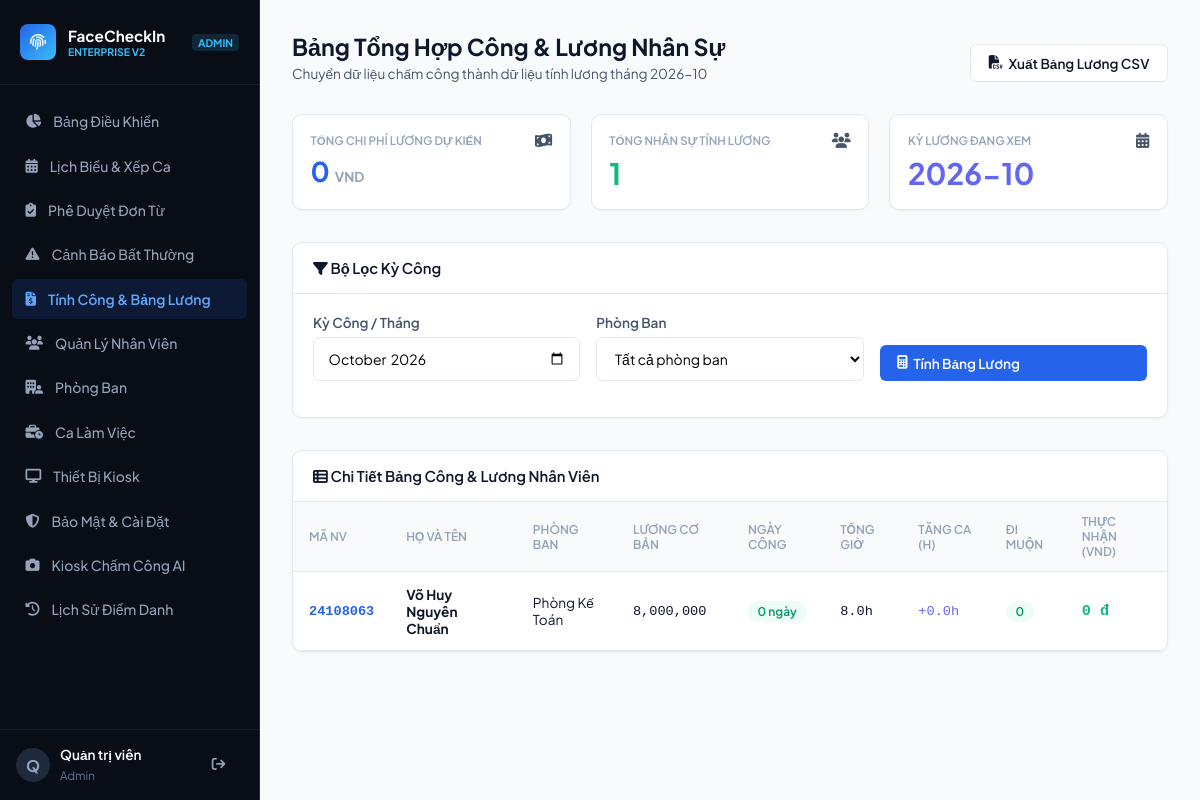
Screenshot of /admin/payroll (signed in) with the database file from the repository.
### tables this page shows
CREATE TABLE employees (
            id INTEGER PRIMARY KEY AUTOINCREMENT,
            emp_code TEXT UNIQUE NOT NULL,
            full_name TEXT NOT NULL,
            shift_start TEXT NOT NULL DEFAULT '08:00',
            created_at TIMESTAMP DEFAULT CURRENT_TIMESTAMP
        , avatar_path TEXT, email TEXT, phone TEXT, department_id INTEGER, position TEXT DEFAULT "Nhân viên", shift_id INTEGER, status TEXT DEFAULT "Đang làm việc", face_registered INTEGER DEFAULT 0, base_salary REAL DEFAULT 8000000.0);

### app.py (the view)
@app.route('/admin/payroll')
@login_required
@roles_required('admin', 'manager')
def payroll_summary():
    month = request.args.get('month', datetime.now().strftime('%Y-%m'))
    dept_id = request.args.get('dept_id', '')
    conn = get_db()
    cursor = conn.cursor()
    query = """
        SELECT e.id as emp_id, e.emp_code, e.full_name, e.base_salary, d.name as dept_name,
               COUNT(DISTINCT a.check_date) as actual_work_days,
               SUM(CASE WHEN a.status = 'Đi muộn' THEN 1 ELSE 0 END) as late_count,
               SUM(CASE WHEN a.status = 'Về sớm' THEN 1 ELSE 0 END) as early_count,
               SUM(COALESCE(a.work_hours, 8.0)) as total_work_hours,
               SUM(COALESCE(a.overtime_hours, 0.0)) as total_ot_hours
        FROM employees e
        LEFT JOIN departments d ON e.department_id = d.id
        LEFT JOIN attendance a ON a.emp_id = e.id AND a.check_date LIKE ?
        WHERE COALESCE(e.status, 'Đang làm việc') = 'Đang làm việc'
    """
    params = [f"{month}%"]
    if dept_id:
        query += " AND e.department_id = ?"
        params.append(dept_id)
    query += " GROUP BY e.id ORDER BY d.name ASC, e.full_name ASC"
    cursor.execute(query, params)
    rows = cursor.fetchall()
    payroll_data = []
    total_payroll = 0.0
    for r in rows:
        base = r['base_salary'] or 8000000.0
        daily_rate = base / 26.0
        hourly_rate = daily_rate / 8.0
        work_days = r['actual_work_days'] or 0
        ot_hours = r['total_ot_hours'] or 0.0
        ot_pay = ot_hours * hourly_rate * 1.5
        deduction = (r['late_count'] or 0) * 50000.0
        net_salary = max(0.0, (work_days * daily_rate) + ot_pay - deduction)
        total_payroll += net_salary
        payroll_data.append({
            'emp_id': r['emp_id'],
            'emp_code': r['emp_code'],
            'full_name': r['full_name'],
            'dept_name': r['dept_name'] or 'N/A',
            'base_salary': base,
            'work_days': work_days,
            'late_count': r['late_count'],
            'total_work_hours': round(r['total_work_hours'] or 0.0, 1),
            'total_ot_hours': round(ot_hours, 1),
            'ot_pay': round(ot_pay),
            'deduction': round(deduction),
            'net_salary': round(net_salary)
        })
    cursor.execute("SELECT * FROM departments ORDER BY name ASC")
    departments = cursor.fetchall()
    conn.close()
    return render_template('payroll.html',
                           payroll_data=payroll_data,
                           total_payroll=round(total_payroll),
                           month=month,
                           dept_id=dept_id,
                           departments=departments,
                           user=session.get('full_name'),
                           role=session.get('role'))

### app.py (called while the page is built)
def login_required(f):
    @wraps(f)
    def decorated(*args, **kwargs):
        if 'user_id' not in session:
            return redirect(url_for('staff_login'))
        return f(*args, **kwargs)
    return decorated

def roles_required(*allowed_roles):
    def decorator(f):
        @wraps(f)
        def decorated(*args, **kwargs):
            if session.get('role') not in allowed_roles:
                if session.get('role') == 'staff':
                    return redirect(url_for('staff_portal'))
                return redirect(url_for('checkin_page'))
            return f(*args, **kwargs)
        return decorated
    return decorator

### database/database.py (called while the page is built)
def get_db():
    conn = sqlite3.connect(DB_PATH)
    conn.row_factory = sqlite3.Row
    return conn

### templates/payroll.html (shortened to what this page needs)
{% extends "base.html" %}
{% block content %}
<header class="page-header">
    <div>
        <h1 class="page-title">Bảng Tổng Hợp Công &amp; Lương Nhân Sự</h1>
        <p class="page-desc">Chuyển dữ liệu chấm công thành dữ liệu tính lương tháng {{ month }}</p>
    </div>
    <div style="display: flex; gap: 8px;">
        <a href="/export/payroll/csv?month={{ month }}" class="btn btn-secondary"><i class="fa-solid fa-file-csv"></i> Xuất Bảng Lương CSV</a>
    </div>
</header>
<div style="display: grid; grid-template-columns: repeat(3, 1fr); gap: 1.25rem; margin-bottom: 2rem;">
    <div class="metric-card">
        <div class="metric-head"><span class="metric-title">Tổng Chi Phí Lương Dự Kiến</span><i class="fa-solid fa-money-bill-wave metric-icon"></i></div>
        <div class="metric-value val-primary" style="font-size: 1.7rem;">{{ "{:,.0f}".format(total_payroll) }} <small style="font-size: 0.85rem; color: var(--text-muted);">VND</small></div>
    </div>
    <div class="metric-card">
        <div class="metric-head"><span class="metric-title">Tổng Nhân Sự Tính Lương</span><i class="fa-solid fa-users metric-icon"></i></div>
        <div class="metric-value val-success">{{ payroll_data|length }}</div>
    </div>
    <div class="metric-card">
        <div class="metric-head"><span class="metric-title">Kỳ Lương Đang Xem</span><i class="fa-solid fa-calendar-days metric-icon"></i></div>
        <div class="metric-value" style="color: #6366f1;">{{ month }}</div>
    </div>
</div>
<div class="panel">
    <div class="panel-head"><span class="panel-title"><i class="fa-solid fa-filter"></i> Bộ Lọc Kỳ Công</span></div>
    <div class="panel-body">
        <form method="GET" action="/admin/payroll" class="filter-grid">
            <div class="form-group">
                <label>Kỳ Công / Tháng</label>
                <input type="month" name="month" class="form-control" value="{{ month }}">
            </div>
            <div class="form-group">
                <label>Phòng Ban</label>
                <select name="dept_id" class="form-control">
                    <option value="">Tất cả phòng ban</option>
                </select>
            </div>
            <div class="form-group" style="align-self: flex-end;">
                <button type="submit" class="btn btn-primary" style="width: 100%;"><i class="fa-solid fa-calculator"></i> Tính Bảng Lương</button>
            </div>
        </form>
    </div>
</div>
<div class="panel">
    <div class="panel-head">
        <span class="panel-title"><i class="fa-solid fa-table-list"></i> Chi Tiết Bảng Công &amp; Lương Nhân Viên</span>
    </div>
    <div class="table-responsive">
        <table class="table-custom">
            <thead>
                <tr>
                    <th>Mã NV</th>
                    <th>Họ và Tên</th>
                    <th>Phòng Ban</th>
                    <th>Lương Cơ Bản</th>
                    <th>Ngày Công</th>
                    <th>Tổng Giờ</th>
                    <th>Tăng Ca (h)</th>
                    <th>Đi Muộn</th>
                    <th>Thực Nhận (VND)</th>
                </tr>
            </thead>
            <tbody>
                {% for p in payroll_data %}
                <tr>
                    <td style="font-family: monospace; font-weight: 700; color: var(--accent);">{{ p.emp_code }}</td>
                    <td><strong>{{ p.full_name }}</strong></td>
                    <td>{{ p.dept_name }}</td>
                    <td style="font-family: monospace;">{{ "{:,.0f}".format(p.base_salary) }}</td>
                    <td><span class="pill pill-success">{{ p.work_days }} ngày</span></td>
                    <td style="font-family: monospace;">{{ p.total_work_hours }}h</td>
                    <td style="font-family: monospace; color: #6366f1;">+{{ p.total_ot_hours }}h</td>
                    <td>
                        {% if p.late_count > 0 %}
                        <span class="pill pill-danger">{{ p.late_count }} lần</span>
                        {% else %}
                        <span class="pill pill-success">0</span>
                        {% endif %}
                    </td>
                    <td style="font-family: monospace; font-weight: 700; color: #10b981; font-size: 0.95rem;">
                        {{ "{:,.0f}".format(p.net_salary) }} đ
                    </td>
                </tr>
                {% else %}
                <tr><td colspan="9" style="text-align: center; color: var(--text-muted); padding: 3rem;">Không tìm thấy dữ liệu tính lương cho kỳ này.</td></tr>
                {% endfor %}
            </tbody>
        </table>
    </div>
</div>
{% endblock %}

### static/css/style.css (style rules this page uses)
:root { --bg-base: #f8fafc; --bg-surface: #ffffff; --border-subtle: #e2e8f0; --border-focus: #2563eb; --text-primary: #0f172a; --text-secondary: #475569; --text-muted: #94a3b8; --accent: #2563eb; --accent-hover: #1d4ed8; --admin-accent: #6366f1; --success: #10b981; --warning: #f59e0b; --danger: #ef4444; --sidebar-width: 260px; --radius-sm: 6px; --radius-md: 10px; --radius-lg: 16px; }
* { margin: 0; padding: 0; box-sizing: border-box; font-family: 'Plus Jakarta Sans', sans-serif; -webkit-font-smoothing: antialiased; }
body { background: var(--bg-base); color: var(--text-primary); min-height: 100vh; }
.page-header { display: flex; justify-content: space-between; align-items: flex-end; margin-bottom: 2rem; flex-wrap: wrap; gap: 1rem; }
.page-title { font-size: 1.45rem; font-weight: 700; color: var(--text-primary); }
.page-desc { font-size: 0.85rem; color: var(--text-secondary); margin-top: 0.2rem; }
.metric-card { background: var(--bg-surface); border: 1px solid var(--border-subtle); border-radius: var(--radius-md); padding: 1.1rem; box-shadow: 0 1px 2px rgba(0,0,0,0.04); }
.metric-head { display: flex; justify-content: space-between; align-items: center; }
.metric-title { font-size: 0.725rem; font-weight: 600; text-transform: uppercase; color: var(--text-muted); }
.metric-icon { font-size: 0.95rem; color: var(--text-secondary); }
.metric-value { font-size: 1.85rem; font-weight: 700; margin-top: 0.35rem; }
.val-primary { color: var(--accent); }
.val-success { color: var(--success); }
.panel { background: var(--bg-surface); border: 1px solid var(--border-subtle); border-radius: var(--radius-md); box-shadow: 0 1px 3px rgba(0,0,0,0.05); margin-bottom: 2rem; overflow: hidden; }
.panel-head { padding: 1rem 1.25rem; border-bottom: 1px solid var(--border-subtle); display: flex; justify-content: space-between; align-items: center; }
.panel-title { font-size: 0.925rem; font-weight: 600; }
.panel-body { padding: 1.25rem; }
.filter-grid { display: grid; grid-template-columns: repeat(auto-fit, minmax(180px, 1fr)); gap: 1rem; }
.form-group { display: flex; flex-direction: column; gap: 0.35rem; margin-bottom: 1rem; text-align: left; }
.form-group label { font-size: 0.85rem; font-weight: 600; color: var(--text-secondary); }
.form-control { width: 100%; padding: 0.7rem 0.85rem; border: 1px solid var(--border-subtle); border-radius: var(--radius-sm); font-size: 0.875rem; outline: none; background: #fff; }
.table-responsive { width: 100%; overflow-x: auto; }
.table-custom { width: 100%; border-collapse: collapse; font-size: 0.85rem; }
.table-custom th { background: #f8fafc; padding: 0.75rem 1rem; font-weight: 600; color: var(--text-muted); font-size: 0.75rem; text-transform: uppercase; border-bottom: 1px solid var(--border-subtle); text-align: left; }
.table-custom td { padding: 0.85rem 1rem; border-bottom: 1px solid var(--border-subtle); vertical-align: middle; }
.btn { display: inline-flex; align-items: center; gap: 6px; padding: 0.6rem 1.1rem; font-size: 0.85rem; font-weight: 600; border-radius: var(--radius-sm); border: none; cursor: pointer; text-decoration: none; }
.btn-primary { background: var(--accent); color: #fff; }
.btn-secondary { background: var(--bg-surface); border: 1px solid var(--border-subtle); color: var(--text-primary); }
.pill { display: inline-flex; align-items: center; gap: 5px; padding: 0.2rem 0.6rem; border-radius: 9999px; font-size: 0.75rem; font-weight: 600; }
.pill-success { background: #ecfdf5; color: #059669; }

### rows the page displays
employees: emp_code "24108063", full_name "Võ Huy Nguyên Chuẩn", dept_name "Phòng Kế Toán", base_salary "8,000,000", work_days "0", total_work_hours "8.0", total_ot_hours "0.0", net_salary "0"

### other values shown
{{ role | upper }} "ADMIN"
{{ user[:1] | upper }} "Q"
{{ user }} "Quản trị viên"
{{ role }} "Admin"
{{ month }} "2026-10"
{{ "{:,.0f}".format(total_payroll) }} "0"
{{ payroll_data|length }} "1"
